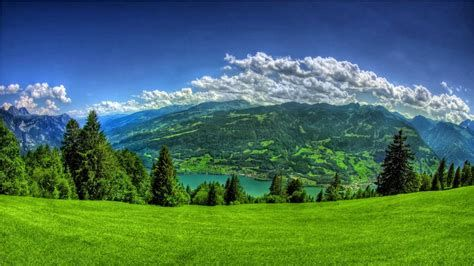
#> input picture Pengolahan Citra Dasar/Gambar.jpg, 474 x 266 px, found by its file name
$ python Histogram_Citra.py
#> lines starting #> are read from the running program, lines starting #| are printed output that depends on the picture
import numpy as np
import cv2 as cv
import matplotlib.pyplot as plt

citra = cv.imread("D:/ideapadGAMING/Download/Gambar.jpg") #Membaca citra
#> citra is the input picture: shape (266, 474, 3); mean B, G, R 92.2, 112.5, 72.6

b, g, r = cv.split(citra)
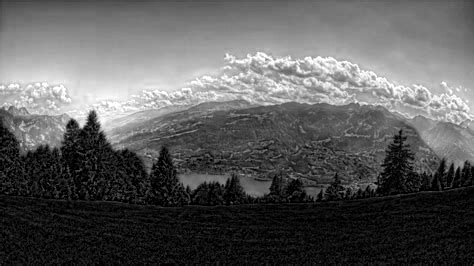
#> b: shape (266, 474); min 0, max 255, mean 92.2
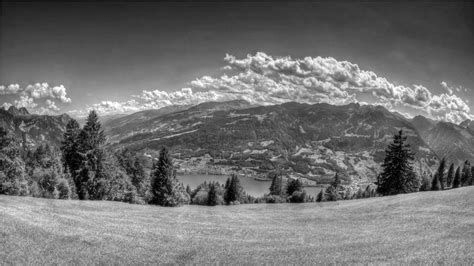
#> g: shape (266, 474); min 0, max 255, mean 112.5
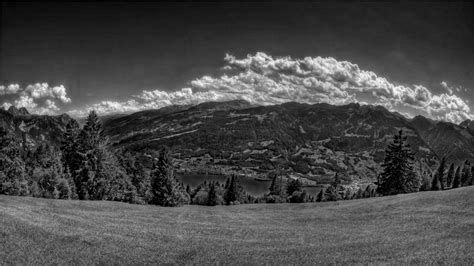
#> r: shape (266, 474); min 0, max 252, mean 72.6

cv.imshow("Asli", citra)
cv.imshow("Blue", b)
cv.imshow("Green", g)
cv.imshow("r", r)

plt.figure(figsize=(10, 10))

plt.subplot(221), plt.hist(citra.ravel(), 256, [0, 256], color = 'black'), plt.title('Original')
plt.subplot(222), plt.hist(b.ravel(), 256, [0, 256], color = 'blue'), plt.title('Blue')
plt.subplot(223), plt.hist(g.ravel(), 256, [0, 256], color = 'green' ), plt.title('Green')
plt.subplot(224), plt.hist(r.ravel(), 256, [0, 256], color = 'red'), plt.title('Red')

plt.show()
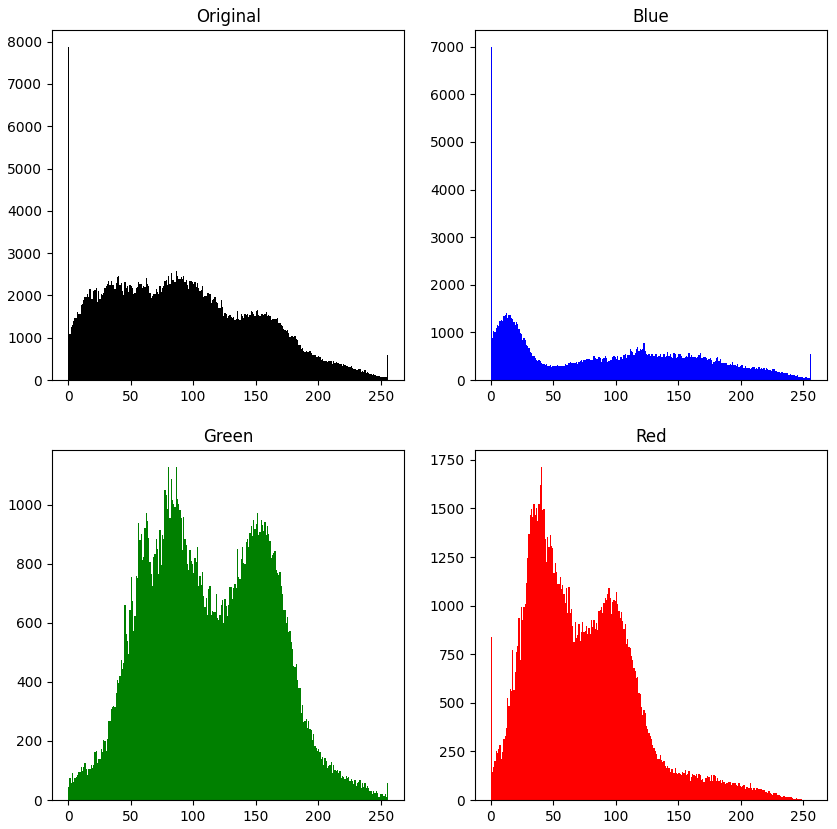
#> figure drawn by matplotlib, 4 panels; panel 1: tallest bar 7882 high, from x = 0 to 1; panel 2: tallest bar 7000 high, from x = 0 to 1; panel 3: tallest bar 1129 high, from x = 80 to 81; panel 4: tallest bar 1715 high, from x = 40 to 41

cv.waitKey(0) #Agar tidak langsung keluar
cv.destroyAllWindows()
